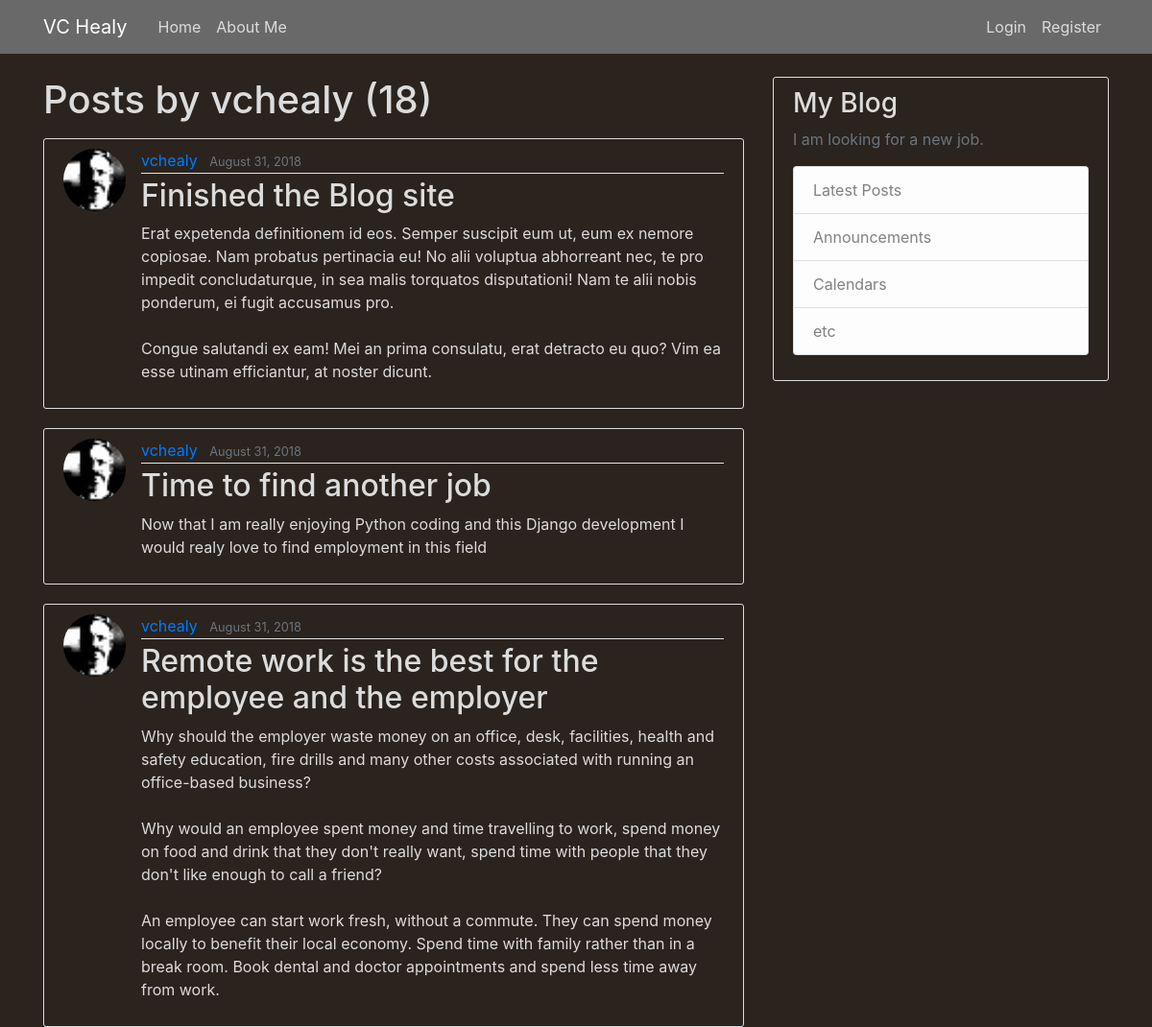
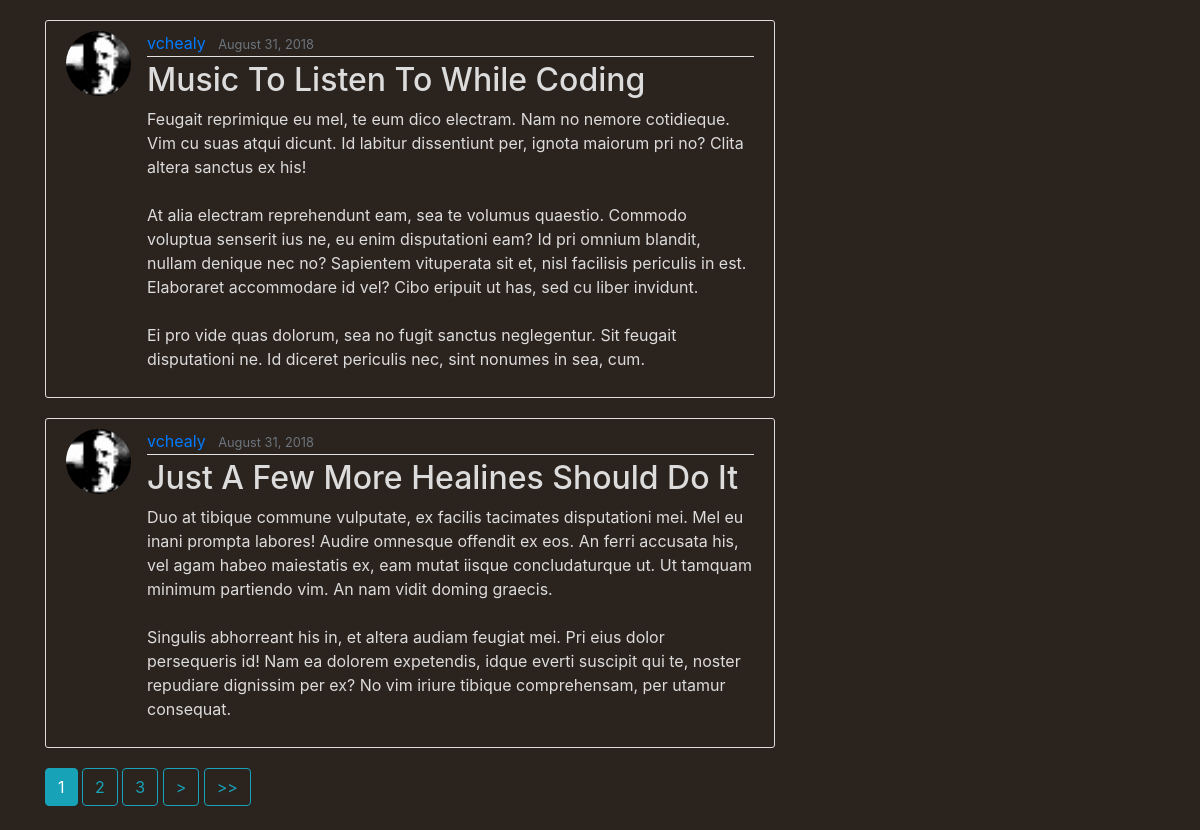
Screenshot of /user/vchealy with the database file from the repository (2 pictures, top to bottom).
### blog/models.py (models this page shows, shortened)
class Post(models.Model):
    title = models.CharField(max_length=100)
    content = models.TextField()
    date_posted = models.DateTimeField(default=timezone.now)
    author = models.ForeignKey(User, on_delete=models.CASCADE)

### users/models.py (models this page shows, shortened)
class Profile(models.Model):
    user = models.OneToOneField(User, on_delete=models.CASCADE)
    image = models.ImageField(default='default.jpg', upload_to='profile_pics')

### blog/views.py (the view)
# urls.py: path("user/<str:username>", UserPostListView.as_view(), name="user_posts"),
class UserPostListView(ListView):
    model = Post
    template_name = 'blog/user_posts.html'  # <app>/<model>_<viewtype>.html
    context_object_name = 'posts'
    paginate_by = 5
    def get_queryset(self):
        user = get_object_or_404(User, username=self.kwargs.get('username'))
        return Post.objects.filter(author=user).order_by('-date_posted')

### blog/templates/blog/user_posts.html (shortened to what this page needs)
{% extends "blog/base.html" %}
{% block content %}
<h1 class="mb-3">Posts by {{ view.kwargs.username }} ({{ page_obj.paginator.count }})</h1>
{% for post in posts %}
<article class="media content-section">
  <img class="rounded-circle article-img" src="{{ post.author.profile.image.url }}">
  <div class="media-body">
    <div class="article-metadata">
      <a class="mr-2" href="{% url 'user_posts' post.author.username %}">{{ post.author }}</a>
      <small class="text-muted">{{ post.date_posted|date:"F d, Y" }}</small>
    </div>
    <h2><a class="article-title" href="{% url 'post_detail' post.id %}">{{ post.title }}</a></h2>
    <p class="article-content">{{ post.content }}</p>
  </div>
</article>
{% endfor %}
{% if is_paginated %}
        {% for num in page_obj.paginator.page_range %}
        {% if page_obj.number == num %}
        <a class="btn btn-info mb-4" href="?page={{ num }}">{{ num }}</a>
        {% elif num > page_obj.number|add:'-3' and num < page_obj.number|add:'3' %}
        <a class="btn btn-outline-info mb-4" href="?page={{ num }}">{{ num }}</a>
        {% endif %}
        {% endfor %}
        {% if page_obj.has_next %}
        <a class="btn btn-outline-info mb-4" href="?page={{ page_obj.next_page_number }}"> > </a>
        <a class="btn btn-outline-info mb-4" href="?page={{ page_obj.paginator.num_pages }}"> >> </a>
        {% endif %}
        {% endif %}
        {% endblock content %}

### blog/static/blog/main.css (style rules this page uses)
body { background: #2b231e; color: #DCDCDC; margin-top: 5rem; }
h1, h2, h3, h4, h5, h6 { color: #DCDCDC; }
.content-section { background: #2b231e; color: #DCDCDC; padding: 10px 20px; border: 1px solid #dddddd; border-radius: 3px; margin-bottom: 20px; }
.article-title { color: #DCDCDC; }
.article-content { white-space: pre-line; }
.article-img { height: 65px; width: 65px; margin-right: 16px; }
.article-metadata { padding-bottom: 1px; margin-bottom: 4px; border-bottom: 1px solid #e3e3e3 }

### rows the page displays
Post: author.profile.image (placeholder picture), author "vchealy", date_posted "August 31, 2018", title "Finished the Blog site", content "Erat expetenda definitionem id eos. Semper suscipit eum ut, eum ex nemore copiosae. Nam probatus pertinacia eu! No alii voluptua abhorreant nec, te pro impedit concludaturque, in sea malis torquatos disputationi! Nam te alii nobis ponderum, ei fugit accusamus pro. Congue salutandi ex eam! Mei an prima consulatu, erat detracto eu quo? Vim ea esse utinam efficiantur, at noster dicunt."
Post: author.profile.image (placeholder picture), author "vchealy", date_posted "August 31, 2018", title "Time to find another job", content "Now that I am really enjoying Python coding and this Django development I would realy love to find employment in this field"
Post: author.profile.image (placeholder picture), author "vchealy", date_posted "August 31, 2018", title "Remote work is the best for the employee and the employer", content "Why should the employer waste money on an office, desk, facilities, health and safety education, fire drills and many other costs associated with running an office-based business? Why would an employee spent money and time travelling to work, spend money on food and drink that they don't really want, spend time with people that they don't like enough to call a friend? An employee can start work fresh, without a commute. They can spend money locally to benefit their local economy. Spend time with family rather than in a break room. Book dental and doctor appointments and spend less time away from work."
Post: author.profile.image (placeholder picture), author "vchealy", date_posted "August 31, 2018", title "Music To Listen To While Coding", content "Feugait reprimique eu mel, te eum dico electram. Nam no nemore cotidieque. Vim cu suas atqui dicunt. Id labitur dissentiunt per, ignota maiorum pri no? Clita altera sanctus ex his! At alia electram reprehendunt eam, sea te volumus quaestio. Commodo voluptua senserit ius ne, eu enim disputationi eam? Id pri omnium blandit, nullam denique nec no? Sapientem vituperata sit et, nisl facilisis periculis in est. Elaboraret accommodare id vel? Cibo eripuit ut has, sed cu liber invidunt. Ei pro vide quas dolorum, sea no fugit sanctus neglegentur. Sit feugait disputationi ne. Id diceret periculis nec, sint nonumes in sea, cum."
Post: author.profile.image (placeholder picture), author "vchealy", date_posted "August 31, 2018", title "Just A Few More Healines Should Do It", content "Duo at tibique commune vulputate, ex facilis tacimates disputationi mei. Mel eu inani prompta labores! Audire omnesque offendit ex eos. An ferri accusata his, vel agam habeo maiestatis ex, eam mutat iisque concludaturque ut. Ut tamquam minimum partiendo vim. An nam vidit doming graecis. Singulis abhorreant his in, et altera audiam feugiat mei. Pri eius dolor persequeris id! Nam ea dolorem expetendis, idque everti suscipit qui te, noster repudiare dignissim per ex? No vim iriure tibique comprehensam, per utamur consequat."

### other values shown
{{ view.kwargs.username }} "vchealy"
{{ page_obj.paginator.count }} "18"
{{ num }} "1"
{{ num }} "2" "3"
